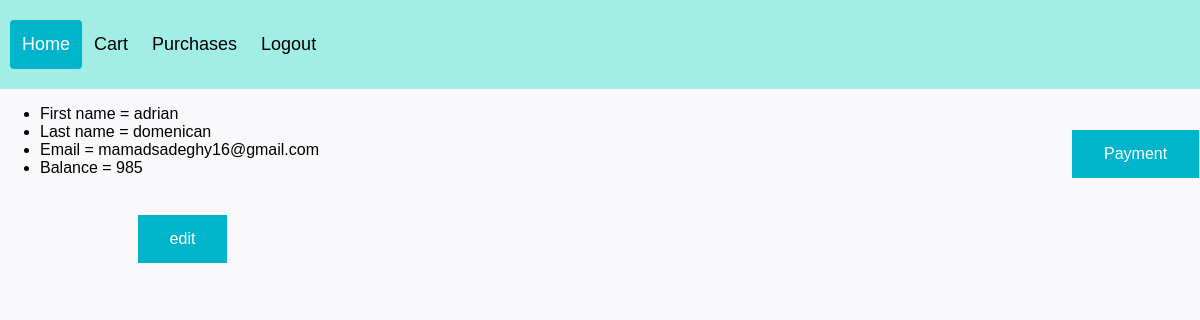
The app's page /account/profile_detail (signed in) with its own data.
### Accounts/models.py (models this page shows, shortened)
class Profile(models.Model):
    user = models.OneToOneField(User, on_delete=models.CASCADE)
    username_id = models.CharField(max_length=50, unique=True)
    balance = models.IntegerField(default=0, auto_created=True)

### Accounts/views.py (the view)
# urls.py: path('profile_detail', views.profile_detail, name ='profile_detail'),
def profile_detail(request):
    profile = request.user.profile
    return render(request, 'Accounts/profile.html', {'profile': profile})

### Accounts/templates/Accounts/profile.html (shortened to what this page needs)
{%  load static %}
<!DOCTYPE html>
<html lang="en">
<head>
    <link rel="stylesheet" type="text/css" href="{% static "Accounts/css/header.css" %}">
    <link rel="stylesheet" type="text/css" href="{% static "Accounts/css/formstyle.css" %}">
</head>
<body>
    <div class="header">
  <div class="header-right">
    <a class="active" href="{% url "Store:product" %}">Home</a>
      {% if user.is_authenticated %}
        <a href="{% url "Store:cart" %}">Cart</a>
          <a href="{% url "Account:purchase" %}">Purchases</a>
        <a href="{% url "Account:logout" %}">Logout</a>
      {% else %}
          <a href="{% url "Account:login" %}">Sign in</a>
      {% endif %}
  </div>
</div>
    <ul>
        <li>First name  = {{ profile.user.first_name}}</li>
        <li>Last name = {{ profile.user.last_name}}</li>
        <li>Email = {{ profile.user.email }}</li>
        <li>Balance = {{ profile.balance }}</li>
    </ul><br>
    <a href="{% url "Account:pay" %}" class="reset-button" id="trans">Payment</a>
    <a href="{% url "Account:edit" %}" class="reset-button">edit</a>
</body>
</html>

### Accounts/static/Accounts/css/header.css (style rules this page uses)
* { box-sizing: border-box; }
body { margin: 0; font-family: Arial, Helvetica, sans-serif; }
.header { overflow: hidden; background-color: #a3eee4; padding: 20px 10px; }
.header a { float: left; color: black; text-align: center; padding: 12px; text-decoration: none; font-size: 18px; line-height: 25px; border-radius: 4px; }
.header a.active { background-color: #00B4CC; color: white; }
.header-right { float: left; }

### Accounts/static/Accounts/css/formstyle.css (style rules this page uses)
body { background-color: #f9f8fa; }
.reset-button { background-color: #00B4CC; border: none; color: white; padding: 15px 32px; text-align: center; text-decoration: none; display: inline-block; font-size: 16px; margin: 4px 2px; cursor: pointer; }
#trans { transform: translate(1070px, -85px); }

### records on screen
Profile: user.first_name "adrian", user.last_name "domenican", user.email "mamadsadeghy16@gmail.com", balance "985"
